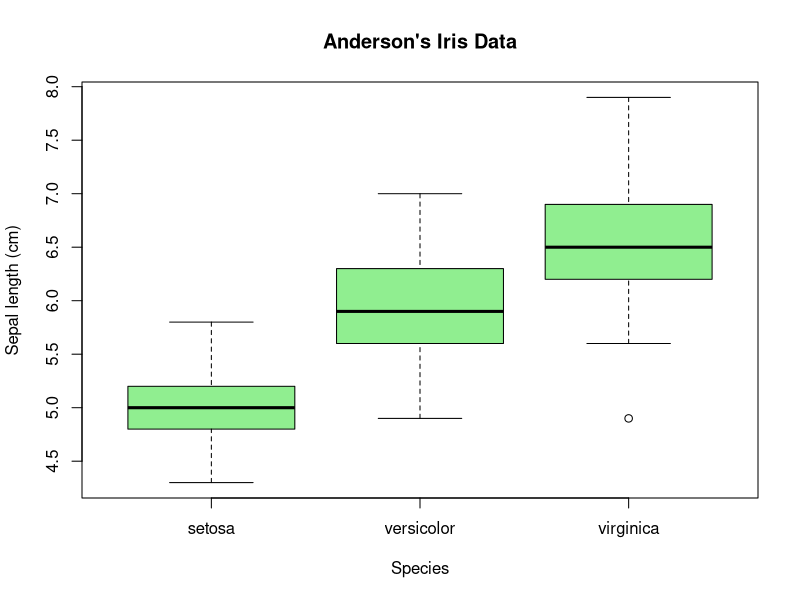
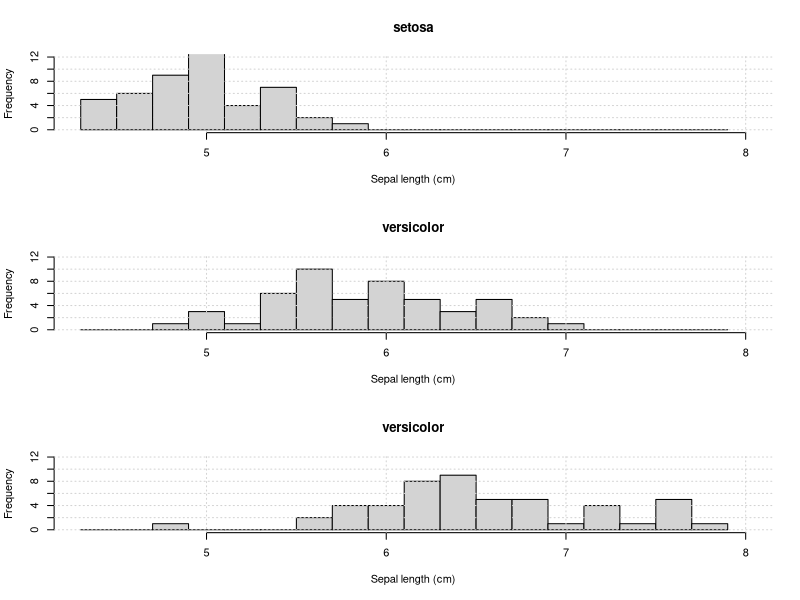

Generate these figures, in order, with R:
#View(iris) in CONSOLE to see the data set 

data(iris)
iris
summary(iris)

nrow(iris)
ncol(iris)

unique(iris$Species)

table(iris$Species)

mean(iris$Sepal.Length)

aggregate(Sepal.Length~Species, 
          data = iris, 
          FUN = mean)

boxplot(iris$Sepal.Length ~ iris$Species, 
        col = "lightgreen", 
        xlab = "Species", 
        ylab = "Sepal length (cm)", 
        main = "Anderson's Iris Data")


par(mfrow = c(3, 1))

setosa <- iris[iris$Species == "setosa",]
versicolor <- iris[iris$Species == "versicolor",]
virginica <- iris[iris$Species == "virginica",]

hist(setosa$Sepal.Length,
     xlab = "Sepal length (cm)",
     main = "setosa",
     ylim = c(0,12),
     breaks = c(seq(4.3,8, 0.2)),
     xlim = c(4.3, 8))
grid()

hist(versicolor$Sepal.Length, 
     xlab = "Sepal length (cm)", 
     main = "versicolor", 
     ylim = c(0,12), 
     breaks = c(seq(4.3,8, 0.2)),
     xlim = c(4.3, 8))
grid()

hist(virginica$Sepal.Length, 
     xlab = "Sepal length (cm)", 
     main = "versicolor", 
     ylim = c(0,12), 
     breaks = c(seq(4.3, 8, 0.2)), 
     xlim = c(4.3, 8))
grid()
